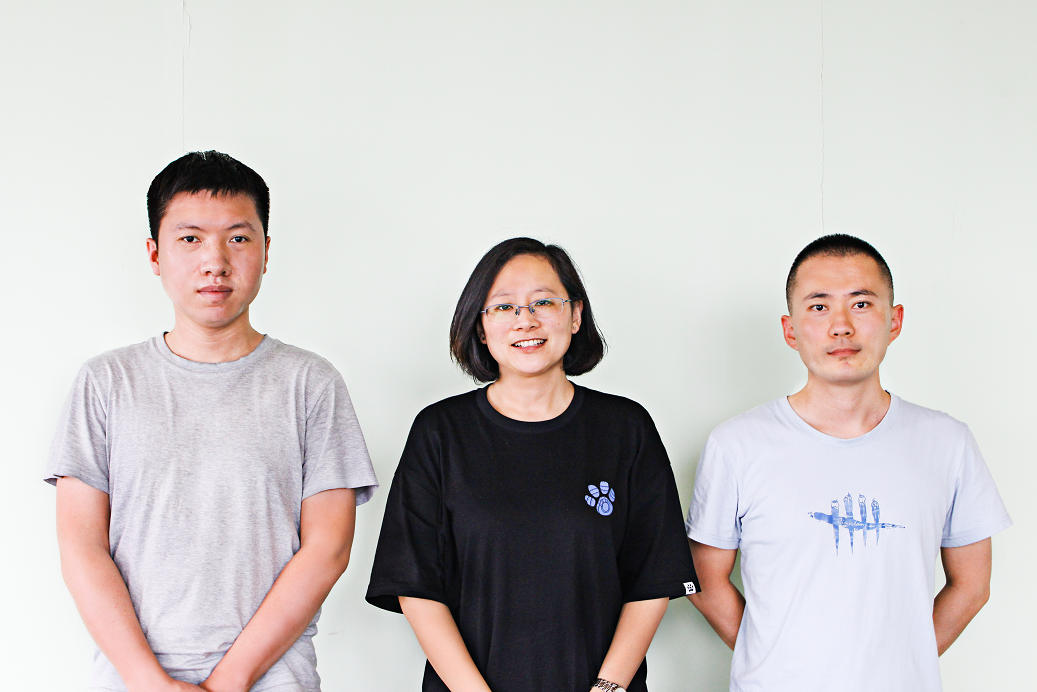
#> input picture Python.OpenCV.From.Novice.To.Practice/code/12/03/peoples.png, 1037 x 692 px
$ python demo.py
#> lines starting #> are read from the running program, lines starting #| are printed output that depends on the picture; after the words box and inside, x2 and y2 are one past the last pixel; in counts of white or black regions, pixels touching at a corner belong together
import cv2

img = cv2.imread("peoples.png")  # 读取人脸图像
#> img is the input picture: shape (692, 1037, 3); mean B, G, R 196.1, 197.4, 202
# 加载识别眼睛的级联分类器
eyeCascade = cv2.CascadeClassifier("cascades\\haarcascade_eye.xml")
eyes = eyeCascade.detectMultiScale(img, 1.15)  # 识别出所有眼睛
#> eyes = [[172, 222, 34, 34], [222, 224, 30, 30], [847, 291, 29, 29], [805, 295, 25, 25], [490, 291, 34, 34], [525, 288, 33, 33]]
for (x, y, w, h) in eyes:  # 遍历所有眼睛的区域
    cv2.rectangle(img, (x, y), (x + w, y + h), (0, 0, 255), 4)  # 在图像中眼睛的位置绘制方框
#> this loop made 6 passes
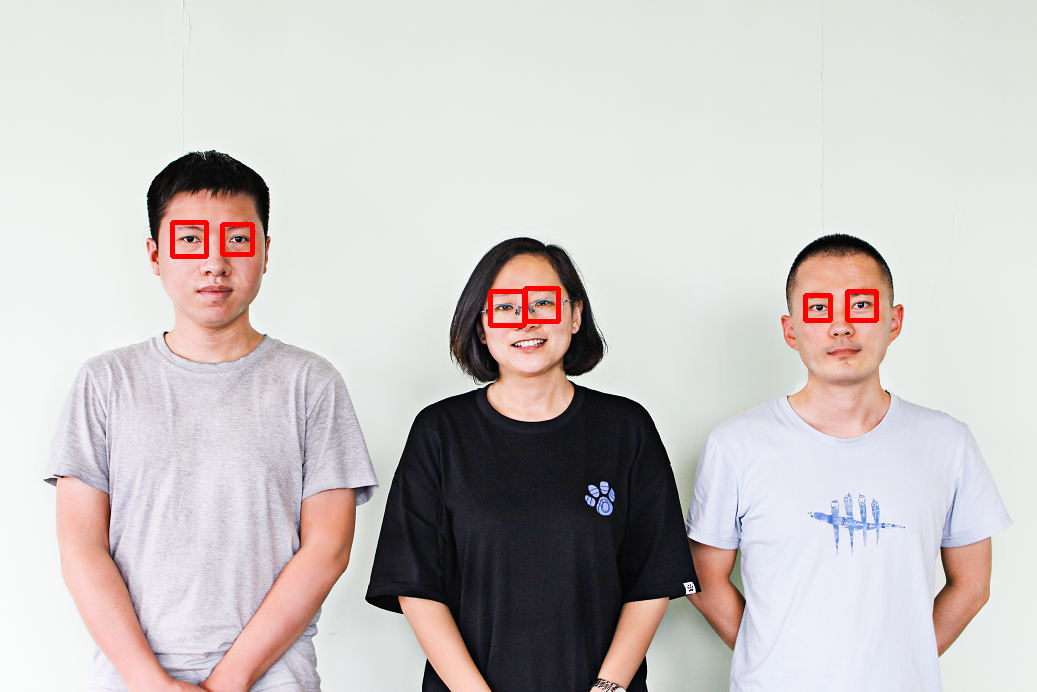
#> img: shape (692, 1037, 3); 0.49% of pixels changed, all inside (x1, y1, x2, y2) = (170, 220, 879, 328)
cv2.imshow("img", img)  # 显示最终处理的效果
cv2.waitKey()  # 按下任何键盘按键后
cv2.destroyAllWindows()  # 释放所有窗体
